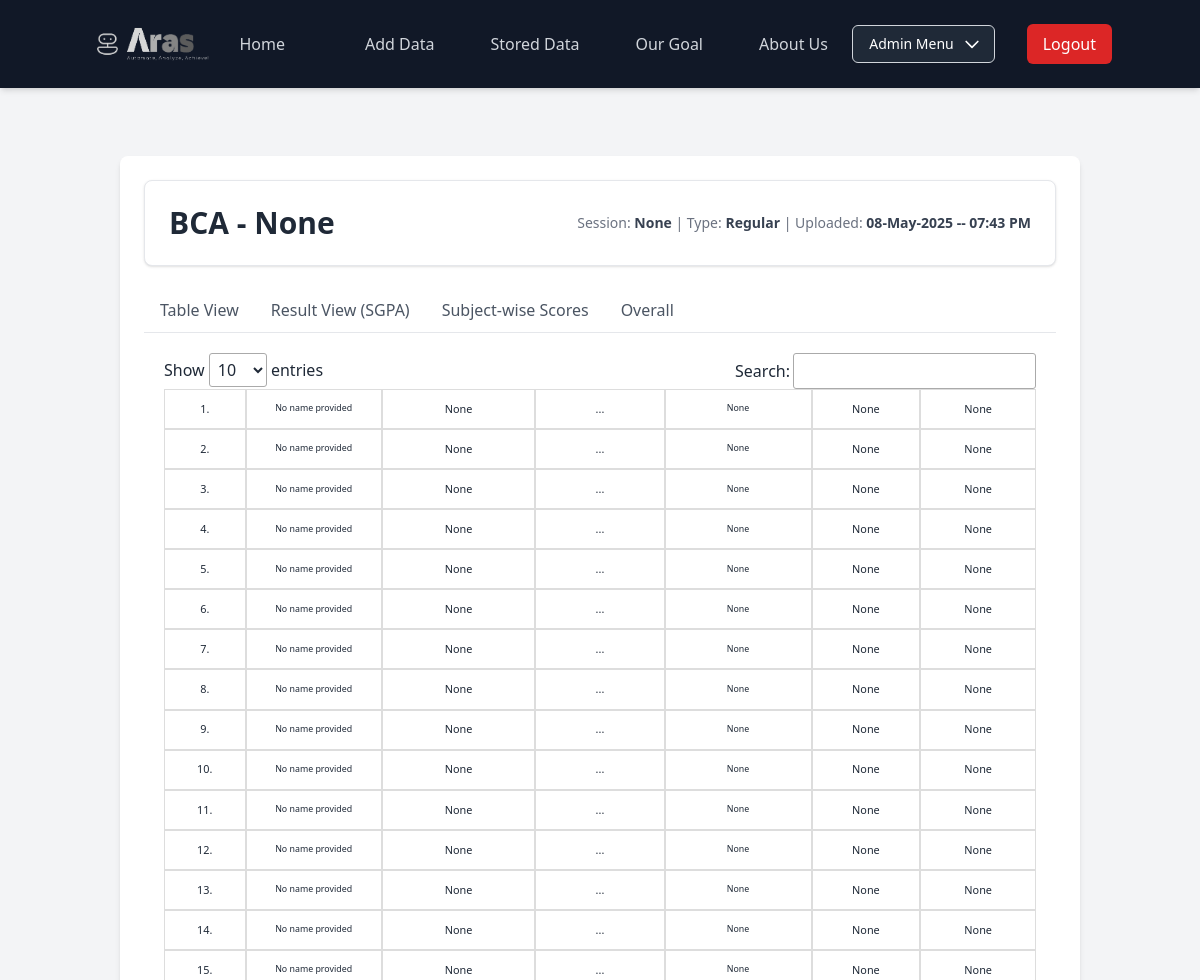
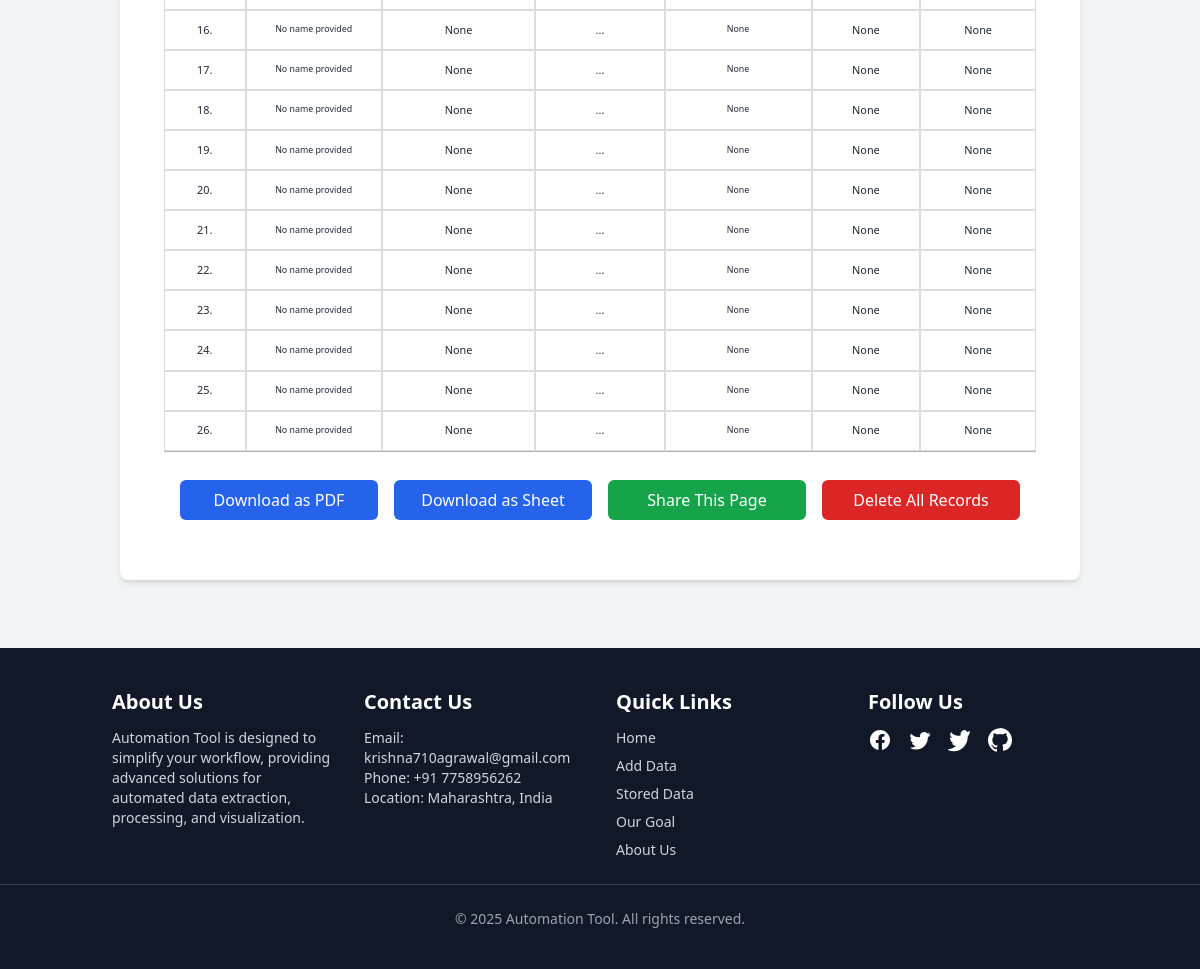
The app's page /stored_data/6 (signed in) with its own data (2 pictures, top to bottom).
### model.py (models this page shows, shortened)
class DataBatch(db.Model):
    __tablename__ = 'data_batch'
    id = db.Column(db.Integer, primary_key=True)
    course_name = db.Column(db.String(50), nullable=True)  # Now accepts None
    semester = db.Column(db.String(20), nullable=True)       # Now accepts None
    session = db.Column(db.String(20), nullable=True)        # Now accepts None
    type = db.Column(db.Enum(DataBatchType), nullable=True)  # Now accepts None
    timestamp = db.Column(
        db.DateTime(timezone=True),
        default=lambda: datetime.now(IST)
    )
    students = db.relationship(
        'Student',
        backref='data_batch',
        lazy=True,
        cascade="all, delete-orphan"
    )

### main.py (the view, shortened to what this page needs)
@app.route('/stored_data/<int:batch_id>')
@login_required
def view_batch(batch_id):
    batch = DataBatch.query.get_or_404(batch_id)
    students = batch.students  # Use the relationship directly
    student_data_list = []
    valid_subjects = set()
    for student in students:
        subjects_dict = {}
        student_data_list.append({
            'name': student.name,
            'roll_number': student.roll_number,
            'prn': student.prn,
            'college': student.college_and_code,
            'result': student.result,
            'sgpa': student.sgpa,
            'subjects': subjects_dict
        })
    subject_list = sorted(valid_subjects)
    total_students = len(student_data_list)
    pass_count = sum(student['result'] == "PASS" for student in student_data_list)
    fail_count = sum(student['result'] == "FAIL" for student in student_data_list)
    not_given_exam_count = sum(1 for student in student_data_list if not student['subjects'])
    given_exam_count = total_students - not_given_exam_count
    sorted_students = sorted(student_data_list, key=lambda s: float(s['sgpa'] or 0), reverse=True)
    top_students = []
    distinct_ranks = 0
    prev_sgpa = None
    for student in sorted_students:
        current_sgpa = float(student['sgpa'] or 0)
        if prev_sgpa is None or current_sgpa != prev_sgpa:
            distinct_ranks += 1
            if distinct_ranks > 3:
                break
            current_rank = distinct_ranks
            prev_sgpa = current_sgpa
        student['rank'] = current_rank
        top_students.append(student)
    students_with_sgpa = [item for item in student_data_list if item['sgpa']]
    greater_than_8 = sum(1 for item in students_with_sgpa if item['sgpa'] > 8)
    bet_7_1to_8 = sum(1 for item in students_with_sgpa if item['sgpa'] > 7 and item['sgpa'] <= 8)
    bet_6_1to_7 = sum(1 for item in students_with_sgpa if item['sgpa'] > 6 and item['sgpa'] <= 7)
    bet_5_1to_6 = sum(1 for item in students_with_sgpa if item['sgpa'] > 5 and item['sgpa'] <= 6)
    data = [greater_than_8, bet_7_1to_8, bet_6_1to_7, bet_5_1to_6]
    labels = ["Students with SGPA Greater than 8", "Students with SGPA : 7.1 - 8", "Students with SGPA : 6.1 - 7",
              "Students with SGPA : 5.1 - 6"]
    return render_template('batch_data_visualization.html',
                           labels=json.dumps(labels),
                           data=json.dumps(data),
                           students=student_data_list,
                           subjects=subject_list,
                           batch=batch,
                           ExamType=ExamType,
                           total_students=total_students,
                           pass_count=pass_count,
                           fail_count=fail_count,
                           given_exam_count=given_exam_count,
                           not_given_exam_count=not_given_exam_count,
                           top_students=top_students)

### main.py (called while the page is built)
@login_manager.user_loader
def load_user(user_id):
    return db.get_or_404(User, user_id)

### templates/batch_data_visualization.html (shortened to what this page needs)
{% extends "base.html" %}
{% block links %}
  <script src="https://cdn.tailwindcss.com"></script>
  <link rel="stylesheet" href="https://cdn.datatables.net/1.10.25/css/jquery.dataTables.min.css">
  <link rel="stylesheet" href="{{ url_for('static', filename='css/styles.css') }}">
{% endblock %}
{% block content %}
<div class="bg-gray-100 p-8 py-11">
  <div class="mx-auto bg-white p-6 rounded-lg shadow-md">
    <div class="bg-white border border-gray-200 rounded-lg shadow p-6 mb-6">
      <div class="flex flex-col md:flex-row md:justify-between md:items-center">
        <h2 class="text-2xl md:text-3xl font-bold text-gray-800">
          {{ batch.course_name }} - {{ batch.semester }}
        </h2>
        <p class="mt-2 md:mt-0 text-sm text-gray-500">
          Session: <span class="font-semibold text-gray-700">{{ batch.session }}</span> |
          Type: <span class="font-semibold text-gray-700">{{ batch.type.value|title }}</span> |
          Uploaded: <span class="font-semibold text-gray-700">{{ batch.timestamp.strftime('%d-%b-%Y -- %I:%M %p') }}</span>
        </p>
      </div>
    </div>
    <div class="flex border-b">
        <button
            class="tab-btn px-4 py-2 text-gray-600 hover:text-blue-600 border-b-2 border-transparent hover:border-blue-600 active"
            onclick="switchTab(event, 'tableView')">
            Table View
        </button>
        <button
            class="tab-btn px-4 py-2 text-gray-600 hover:text-blue-600 border-b-2 border-transparent hover:border-blue-600"
            onclick="switchTab(event, 'resultView')">
            Result View (SGPA)
        </button>
        <button
            class="tab-btn px-4 py-2 text-gray-600 hover:text-blue-600 border-b-2 border-transparent hover:border-blue-600"
            onclick="switchTab(event, 'barchart_subject_wise')">
            Subject-wise Scores
        </button>
        <button
            class="tab-btn px-4 py-2 text-gray-600 hover:text-blue-600 border-b-2 border-transparent hover:border-blue-600"
            onclick="switchTab(event, 'moreView')">
            Overall
        </button>
    </div>
    <div id="tableView" class="tab-content p-5 active overflow-x-auto">
          <table id="marksTable" style="width: 100%;">
              <colgroup>
                  <col style="width: 60px;">
                  <col style="width: 100px;">
                  <col style="width: 113px;">
                  <col style="width: 95px;">
                  <col style="width: 108px;">
                  <col style="width: 80px;">
                  <col style="width: 85px;">
              </colgroup>
              <tbody style="font-size: medium;">
                  {% for student in students %}
                  <tr>
                      <td>{{ loop.index }}.</td>
                      <td class="small_text name-column" title="{{ student.name }}">
                          {% if student.name %}
                          {% set name_words = student.name.split(' ') %}
                          {{ name_words[:3] | join(' ') }}
                          {% else %}
                          No name provided
                          {% endif %}
                      </td>
                      <td>{{ student.roll_number }}</td>
                      {% if student.college and student.college is not none %}
                      <td>{{ student.college[3:6] }}...</td>
                      {% else %}
                      <td>...</td>
                      {% endif %}
                      <td class="small_text">{{ batch.semester }}</td>
                      <td>{{ student.sgpa }}</td>
                      <td>{{ student.result }}</td>
                  </tr>
                  {% endfor %}
              </tbody>
          </table>
<div class="flex m-4 space-x-4">
  <button
    id="exportPDF"
    class="flex-1 h-10 bg-blue-600 hover:bg-blue-700 text-white rounded-md transition-colors duration-200"
  >
    Download as PDF
  </button>
  <button
    id="exportExcel"
    class="flex-1 h-10 bg-blue-600 hover:bg-blue-700 text-white rounded-md transition-colors duration-200"
  >
    Download as Sheet
  </button>
  <button
    id="shareBtn"
    class="flex-1 h-10 bg-green-600 hover:bg-green-700 text-white rounded-md transition-colors duration-200"
  >
    Share This Page
  </button>
  {% if current_user.username == 'admin' %}
    <button
      id="deleteAllBtn"
      class="flex-1 h-10 bg-red-600 hover:bg-red-700 text-white rounded-md transition-colors duration-200"
    >
      Delete All Records
    </button>
  {% endif %}
</div>
    </div>
{% endblock %}

### static/css/styles.css (style rules this page uses)
#marksTable { zoom: 68%; }
table { border-collapse: collapse; width: 100%; table-layout: fixed; }
th, td { padding: 8px; text-align: center; border: 1px solid #ddd; word-wrap: break-word; }
.small_text { font-size: small; }
.name-column { height: 40px; overflow: hidden; text-overflow: ellipsis; white-space: nowrap; }

### records on screen
DataBatch: course_name "BCA", semester "None", session "None", type.value "Regular", timestamp "08-May-2025 -- 07:43 PM", semester "None" "None" "None" "None" "None" "None" "None" "None" "None" "None" "None" "None" "None" "None" "None" "None" "None" "None" "None" "None" "None" "None" "None" "None" "None" "None"

### other values on screen
{{ student.roll_number }} "None" "None" "None" "None" "None" "None" "None" "None" "None" "None" "None" "None" "None" "None" "None" "None" "None" "None" "None" "None" "None" "None" "None" "None" "None" "None"
{{ student.sgpa }} "None" "None" "None" "None" "None" "None" "None" "None" "None" "None" "None" "None" "None" "None" "None" "None" "None" "None" "None" "None" "None" "None" "None" "None" "None" "None"
{{ student.result }} "None" "None" "None" "None" "None" "None" "None" "None" "None" "None" "None" "None" "None" "None" "None" "None" "None" "None" "None" "None" "None" "None" "None" "None" "None" "None"
